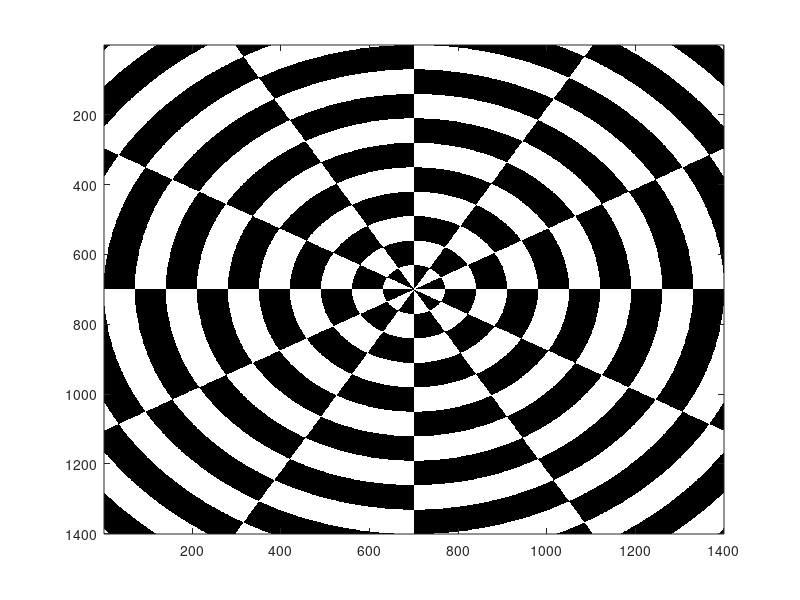

Source code (MATLAB):
function [f f_inv]=make_circular_checkerboard_pattern(sigma,spokes)
% usage 
% [f f_inv]=make_circular_checkerboard_pattern(2,4);
% $author Shripad Kondra, NBRC, India (28-09-2010)
if (nargin==0)
sigma=10;
spokes=6;
end
SUP=1400; % This parameter controls the resolution
hsup=(SUP-1)/2;
[x,y]=meshgrid([-hsup:hsup]);
[THETA,r] = cart2pol(x,y);
r=(r./(SUP/2))*pi;
% r(r<0.04)=0; % uncomment to put a dot at the centre.
% r(r>(pi+0.01))=inf; % uncomment if you want to get exact circle
%%
f=sin(r*sigma);         % 1st concentric filter
f1=sin(THETA*spokes);   % 1st radial filter
f1=f1>=0;               % binarize
f11=f.*f1;              % point-wise multiply
f=sin(r*sigma+pi);      % 2nd concentric filter shifted by pi
f1=sin(THETA*spokes+pi);% 2nd radial filter shifted by pi
f1=f1>=0;               % binarize
f12 = f.*f1;            % point-wise multiply
f=(f11+f12)>=0;         % add the two filters and threshold
f_inv=(f11+f12)<=0;     % add the two filters and threshold
figure, imagesc((f)), colormap gray;
return